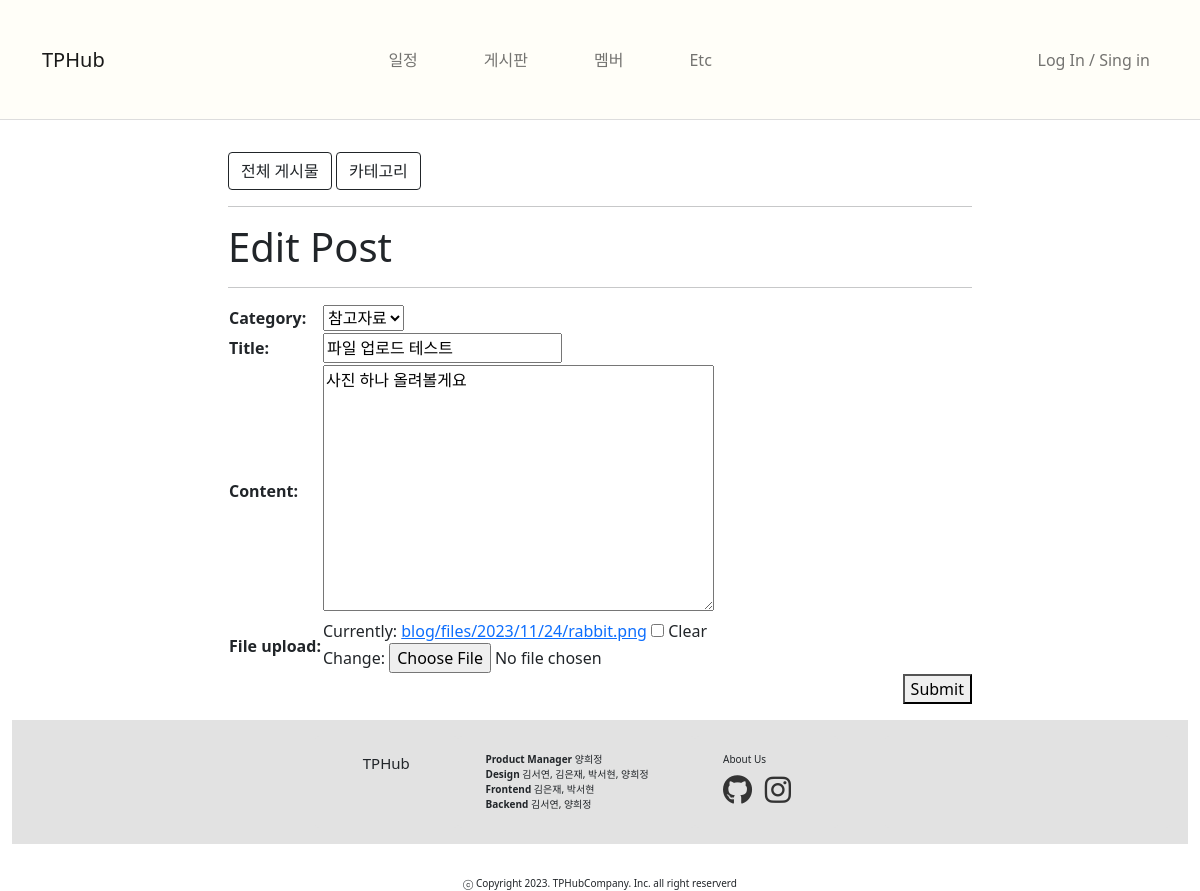
Before: /board/update_post/2/ (signed in) with the older database file.
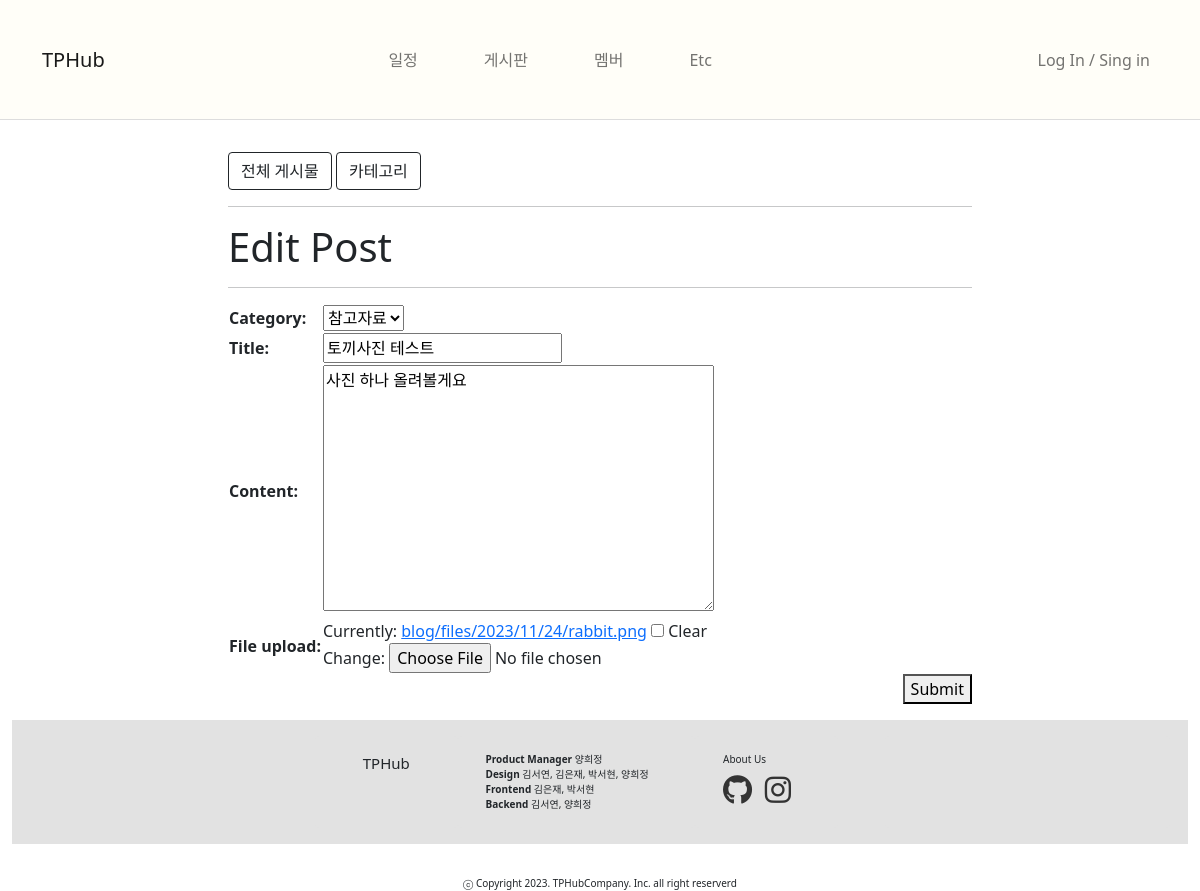
After: the same page with the newer database file.
### board/models.py (models this page shows, shortened)
class Post(models.Model):
    title = models.CharField(max_length=30)
    author = models.ForeignKey(User, null=True, blank=False, on_delete=models.SET_NULL)
    category = models.ForeignKey(Category, null=True, blank=False, on_delete=models.SET_NULL)
    content = models.TextField()
    file_upload = models.FileField(upload_to='blog/files/%Y/%m/%d/', blank=True)
    created_at = models.DateTimeField(auto_now_add=True)
    updated_at = models.DateTimeField(auto_now=True)

### board/views.py (the view)
# urls.py: path('update_post/<int:pk>/', views.PostUpdate.as_view()), # 글 수정
class PostUpdate(LoginRequiredMixin, UpdateView):
    model = Post
    fields = ['category', 'title', 'content', 'file_upload']
    template_name = 'board/post_update_form.html'
    def dispatch(self, request, *args, **kwargs):
        if request.user.is_authenticated and request.user == self.get_object().author:
            return super(PostUpdate, self).dispatch(request, *args, **kwargs)
        else:
            raise PermissionDenied

### board/models.py (called while the page is built)
    def __str__(self):
        return self.name

### board/templates/board/post_update_form.html (shortened to what this page needs)
{% extends 'board/base.html' %}
{% block main_area %}
<h1> Edit Post</h1>
<hr>
<form method="post" enctype="multipart/form-data">
    <table>
        {{ form }}
    </table>
    <div style="text-align: right;">
        <button type="submit"> Submit</button>
</form>
{% endblock %}

Changed rows visible on the page:
changed Post "참고자료": title "파일 업로드 테스트" → "토끼사진 테스트"
